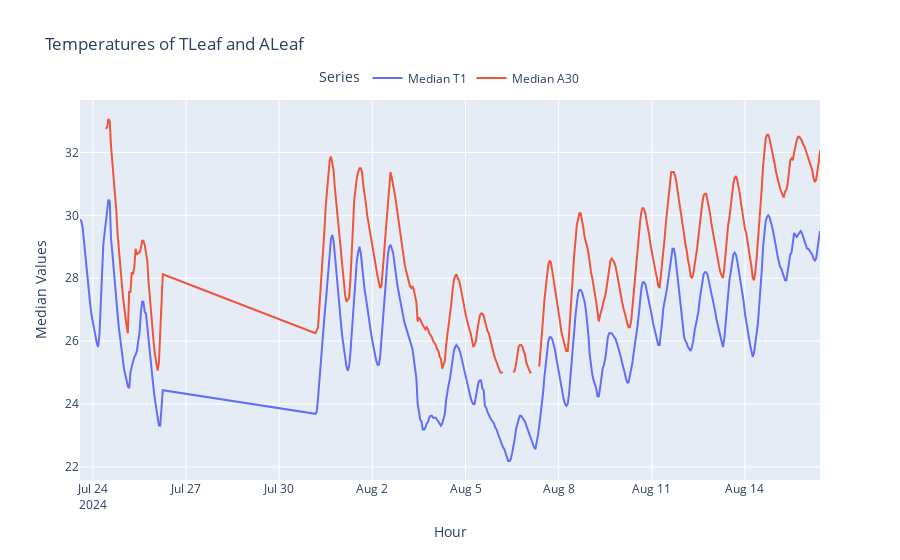
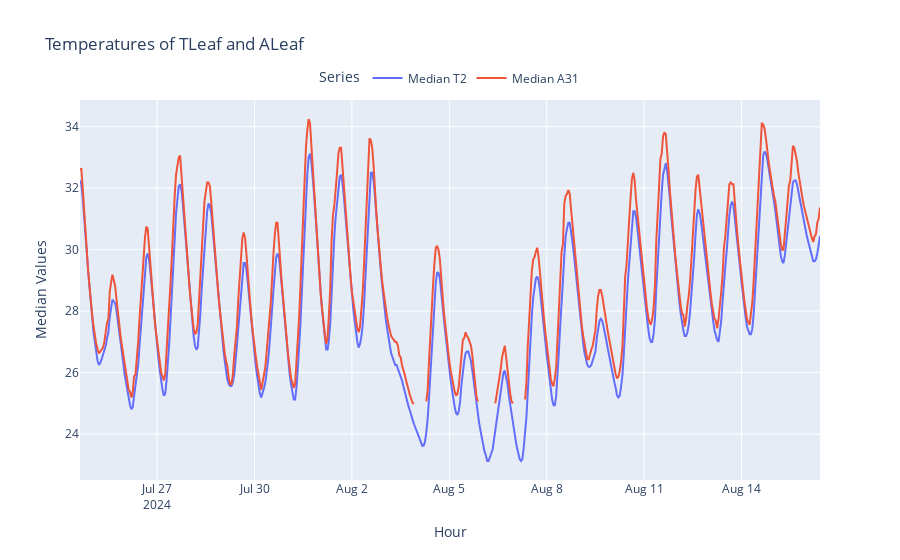
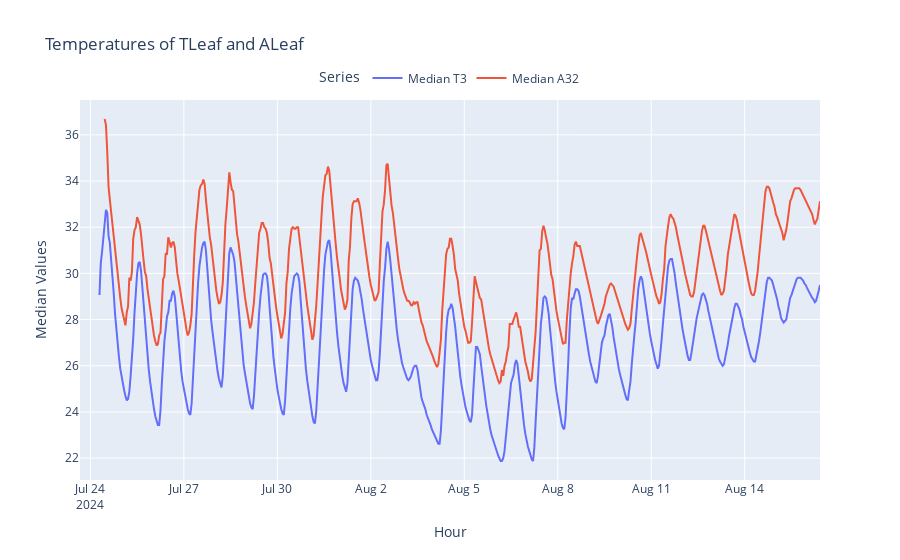

The code cell stored with these charts, in order, in its notebook:
### Code cell
import plotly.graph_objs as go


def plot_median_series(df, series1, series2, title='Temperatures of TLeaf and ALeaf'):
    fig = go.Figure()

    # Add the first series
    fig.add_trace(go.Scatter(
        x=df['hour'], y=df[series1], mode='lines', name=f'Median {series1.split("_")[1]}'))

    # Add the second series
    fig.add_trace(go.Scatter(
        x=df['hour'], y=df[series2], mode='lines', name=f'Median {series2.split("_")[1]}'))

    # Update layout
    fig.update_layout(title=title,
                      xaxis_title='Hour',
                      yaxis_title='Median Values',
                      legend_title='Series',
                      legend=dict(
                          orientation="h",
                          yanchor="bottom",
                          y=1.02,
                          xanchor="center",
                          x=0.5
                      ),
                      hovermode="x unified"
                      )

    # Show the figure
    fig.show()


# Example usage
plot_median_series(df_T1, 'median_T1', 'median_A30')
plot_median_series(df_T2, 'median_T2', 'median_A31')
plot_median_series(df_T3, 'median_T3', 'median_A32')

### Figure 1 — Plotly figure (JSON) as saved in the notebook; plotly's stock layout.template omitted (floating-point values rounded to 4 significant figures; data arrays with more than 128 entries replaced by an {"elided": "..."} marker saying what was removed)
{"data": [{"mode": "lines", "name": "Median T1", "type": "scatter", "x": {"elided": "456 str values"}, "y": {"elided": "456 float values"}}, {"mode": "lines", "name": "Median A30", "type": "scatter", "x": {"elided": "456 str values"}, "y": {"elided": "456 float values"}}], "layout": {"hovermode": "x unified", "legend": {"orientation": "h", "title": {"text": "Series"}, "x": 0.5, "xanchor": "center", "y": 1.02, "yanchor": "bottom"}, "title": {"text": "Temperatures of TLeaf and ALeaf"}, "xaxis": {"title": {"text": "Hour"}}, "yaxis": {"title": {"text": "Median Values"}}}}

### Figure 2 — Plotly figure (JSON) as saved in the notebook; plotly's stock layout.template omitted (floating-point values rounded to 4 significant figures; data arrays with more than 128 entries replaced by an {"elided": "..."} marker saying what was removed)
{"data": [{"mode": "lines", "name": "Median T2", "type": "scatter", "x": {"elided": "548 str values"}, "y": {"elided": "548 float values"}}, {"mode": "lines", "name": "Median A31", "type": "scatter", "x": {"elided": "548 str values"}, "y": {"elided": "548 float values"}}], "layout": {"hovermode": "x unified", "legend": {"orientation": "h", "title": {"text": "Series"}, "x": 0.5, "xanchor": "center", "y": 1.02, "yanchor": "bottom"}, "title": {"text": "Temperatures of TLeaf and ALeaf"}, "xaxis": {"title": {"text": "Hour"}}, "yaxis": {"title": {"text": "Median Values"}}}}

### Figure 3 — Plotly figure (JSON) as saved in the notebook; plotly's stock layout.template omitted (floating-point values rounded to 4 significant figures; data arrays with more than 128 entries replaced by an {"elided": "..."} marker saying what was removed)
{"data": [{"mode": "lines", "name": "Median T3", "type": "scatter", "x": {"elided": "571 str values"}, "y": {"elided": "571 float values"}}, {"mode": "lines", "name": "Median A32", "type": "scatter", "x": {"elided": "571 str values"}, "y": {"elided": "571 float values"}}], "layout": {"hovermode": "x unified", "legend": {"orientation": "h", "title": {"text": "Series"}, "x": 0.5, "xanchor": "center", "y": 1.02, "yanchor": "bottom"}, "title": {"text": "Temperatures of TLeaf and ALeaf"}, "xaxis": {"title": {"text": "Hour"}}, "yaxis": {"title": {"text": "Median Values"}}}}
